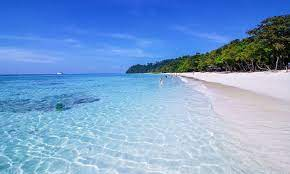
%> input picture Ex715_Psudo_Coloring/testImg.jpg, 290 x 174 px
$ octave M_711CS63112_Magnification_Interpolation.m   (GNU Octave 9; MATLAB toolbox functions it lacks are replaced by stand-ins)
%> lines starting %> are read from the running program, lines starting %| are printed output that depends on the picture
% M_711CS63112.m

% เขียนคำสั่ง Matlab เพื่อทำการขยาย (Magnification)
% หรือ ซูม อันดับที่ 4 โดยใช้เทคนิค (i) การซ้ำ และ (ii)
% การอินเตอร์โพเลชันแบบเชิงเส้น
clc
clear
[filename pathname] = uigetfile({'*.jpg';'*.png';'*.bmp'},'File Selector');
%> the answer given: Ex715_Psudo_Coloring/testImg.jpg
pathf = strcat(pathname, filename);
f = imread(pathf);
%> f is the input picture: size 174x290x3 uint8; mean R, G, B 122.2, 159.8, 207.4

r = f(:,:,1); g = f(:,:,2); b = f(:,:,3);
z = 4;
zr = zeros(z*size(f,1), z*size(f,2));
zg = zeros(z*size(f,1), z*size(f,2));
zb = zeros(z*size(f,1), z*size(f,2));

for i=1:size(f,1)
    for j=1:size(f,2)
        zr(z*i,z*j)=r(i,j);
        zg(z*i,z*j)=g(i,j);
        zb(z*i,z*j)=b(i,j);
    end
end
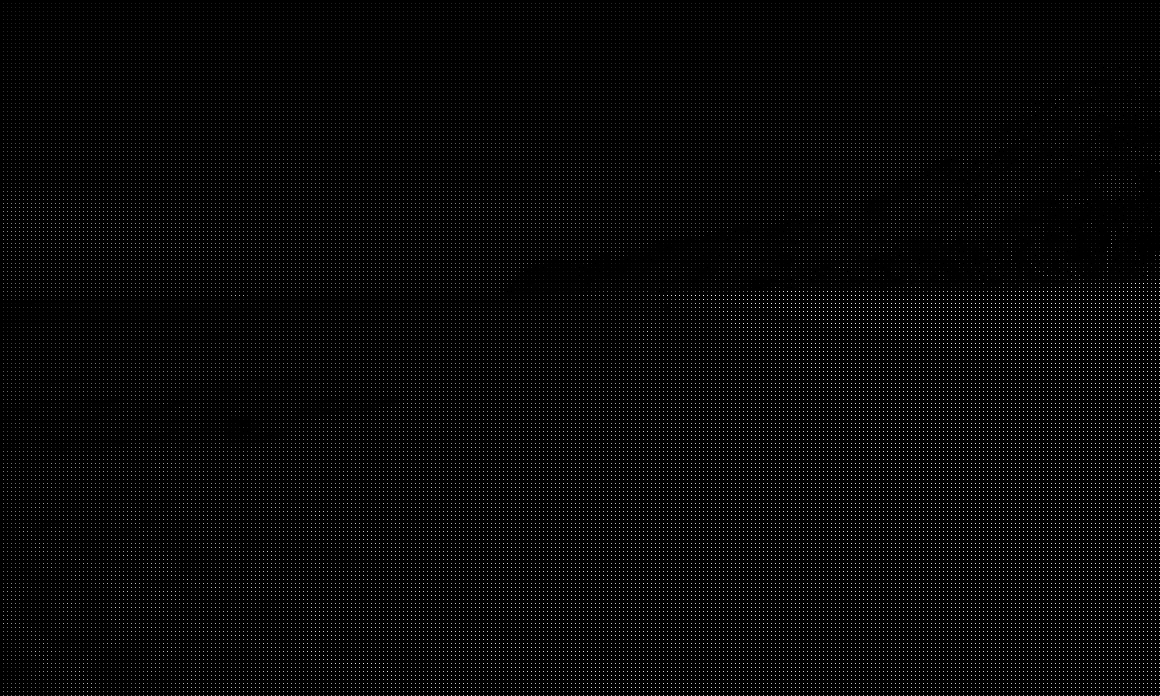
%> zr: size 696x1160 double; min 0, max 255, mean 7.6

% ---------- Convolution ---------- %
figure(1), imagesc(zr), colormap(gray)
title("Image");
h = (1/2)*ones(3,3);h(2,2)=1;
h(1,1)=1/4; h(1,3)=1/4;
h(3,1)=1/4; h(3,3)=1/4;

er = conv2(zr,h,'same');
eg = conv2(zg,h,'same');
eb = conv2(zb,h,'same');

fr = conv2(er,h,'same');
fg = conv2(eg,h,'same');
fb = conv2(eb,h,'same');

gr = conv2(fr,h,'same');
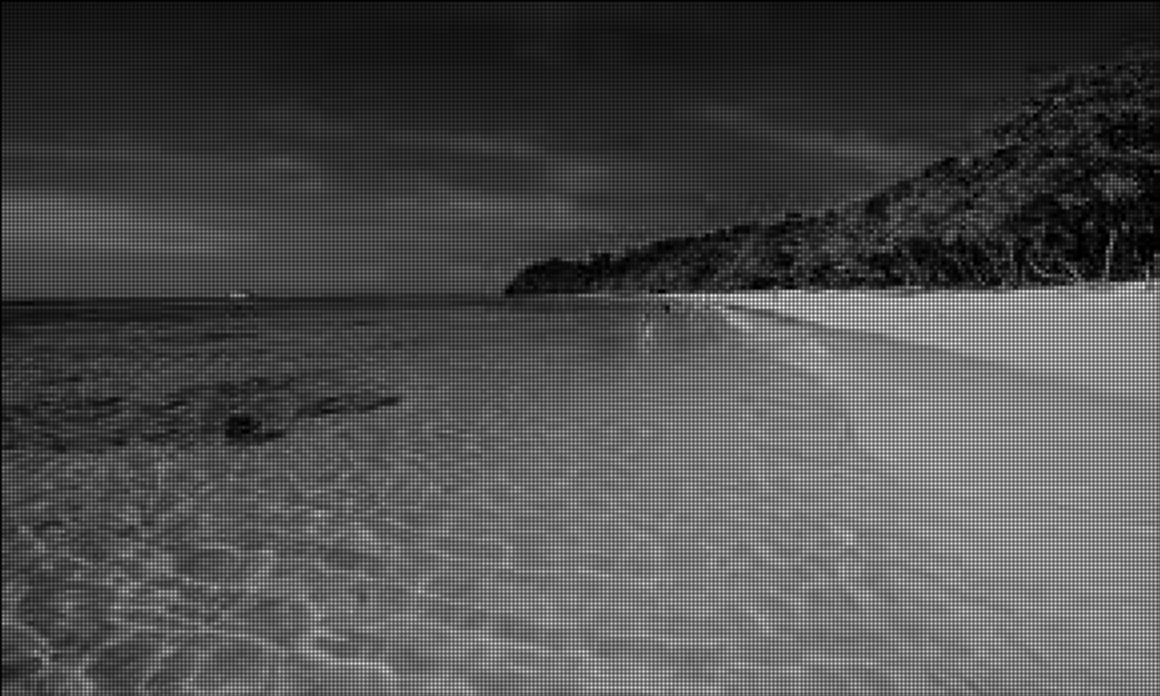
%> gr: size 696x1160 double; min 0, max 1593.8, mean 485.9; drawn with min black and max white
gg = conv2(fg,h,'same');
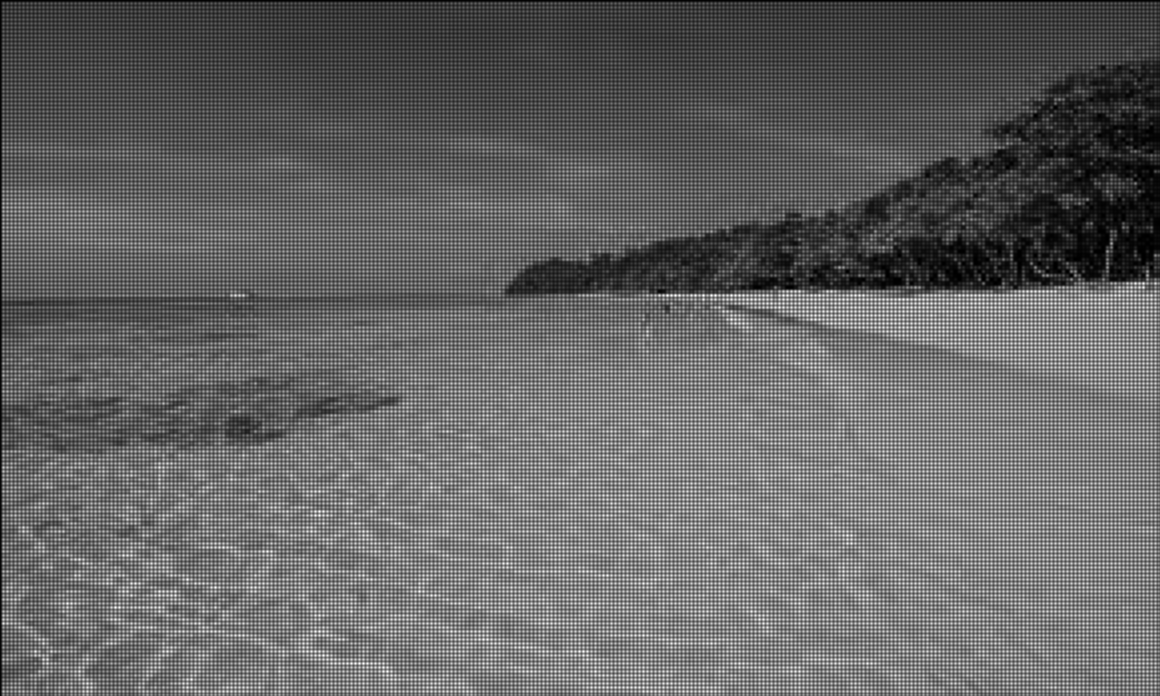
%> gg: size 696x1160 double; min 0, max 1593.8, mean 636.2; drawn with min black and max white
gb = conv2(fb,h,'same');
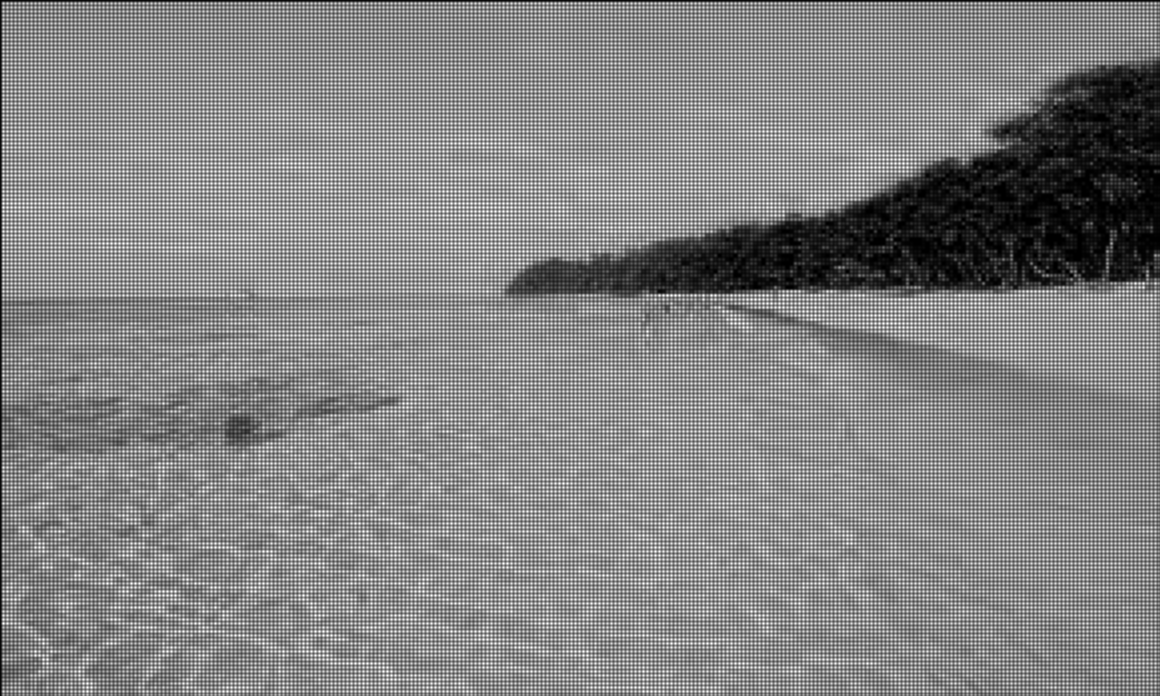
%> gb: size 696x1160 double; min 0, max 1593.8, mean 826.2; drawn with min black and max white

e = cat(3,gr,gg,gb);
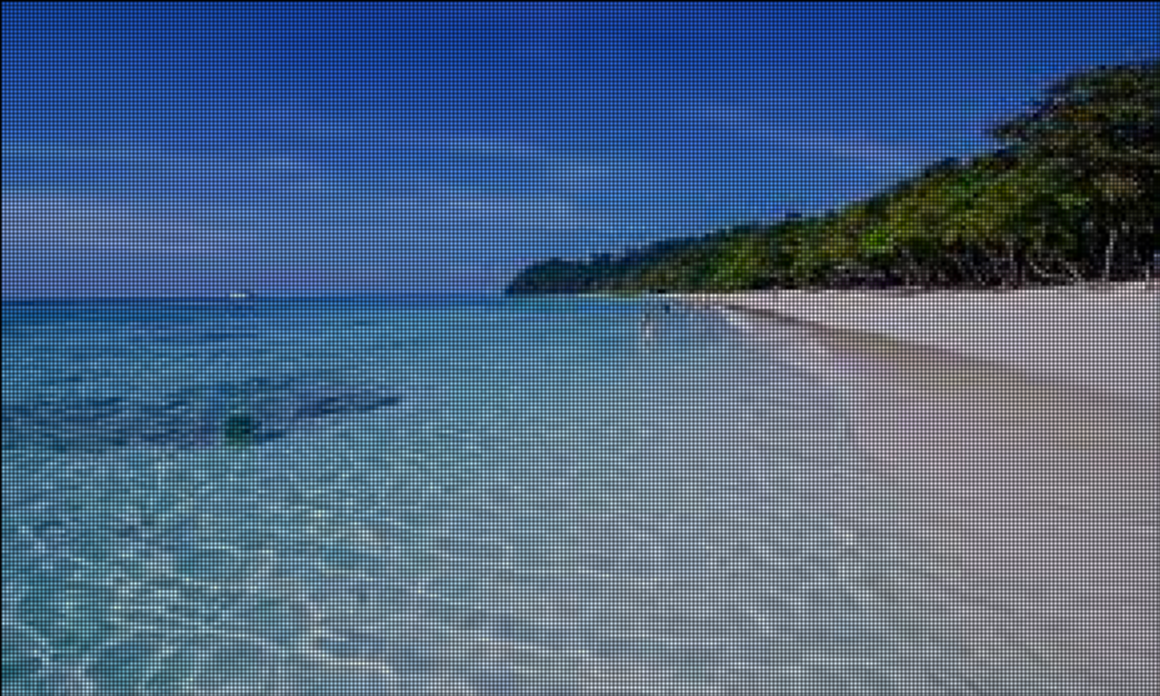
%> e: size 696x1160x3 double; mean R, G, B 485.9, 636.2, 826.2; drawn with min black and max white
e = mat2gray(e);
figure(2), imshow(e)
title("Image after Convolution");

f1 = im2double(f(:,:,1));
f2 = im2double(f(:,:,2));
f3 = im2double(f(:,:,3));

% แทรก interpolated values (by repeatedly dividing)
% ช่วงเวลาระหว่างจุดต่างๆ ของกริด ทำให้ภาพชัดแล้ว(refined) 2 ครั้งในแต่ละมิติ
% Fq = interp2(f,4);
GR = interp2(f1,4);
GB = interp2(f2,4);
GG = interp2(f3,4);
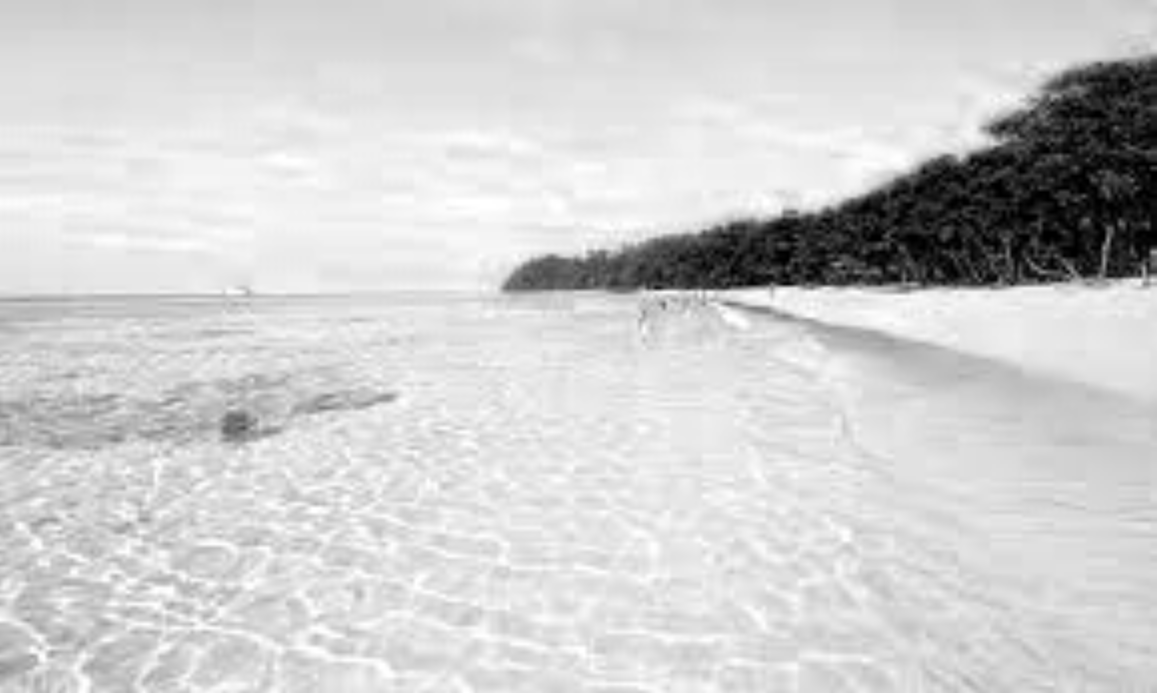
%> GG: size 2769x4625 double (shown at 1/4 size); min 0, max 1, mean 0.813
E = cat(3, GR, GG, GB);
E = mat2gray(E);
%---------------------------%
% Insert interpolated values by repeatedly dividing the intervals
% between points of the refined grid five times in each dimension.
figure(3),
imagesc(E);
title("Interpolation");
